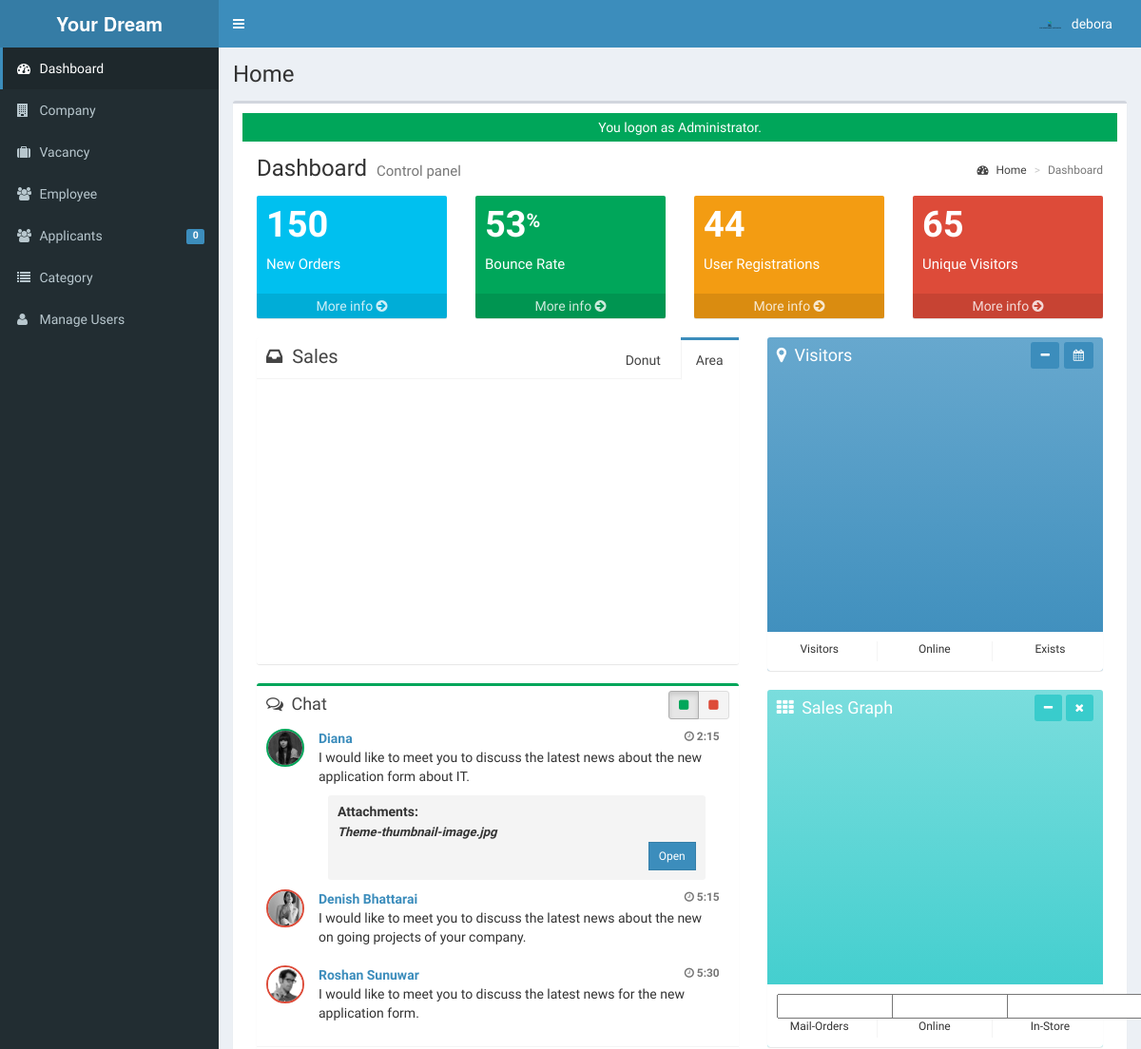
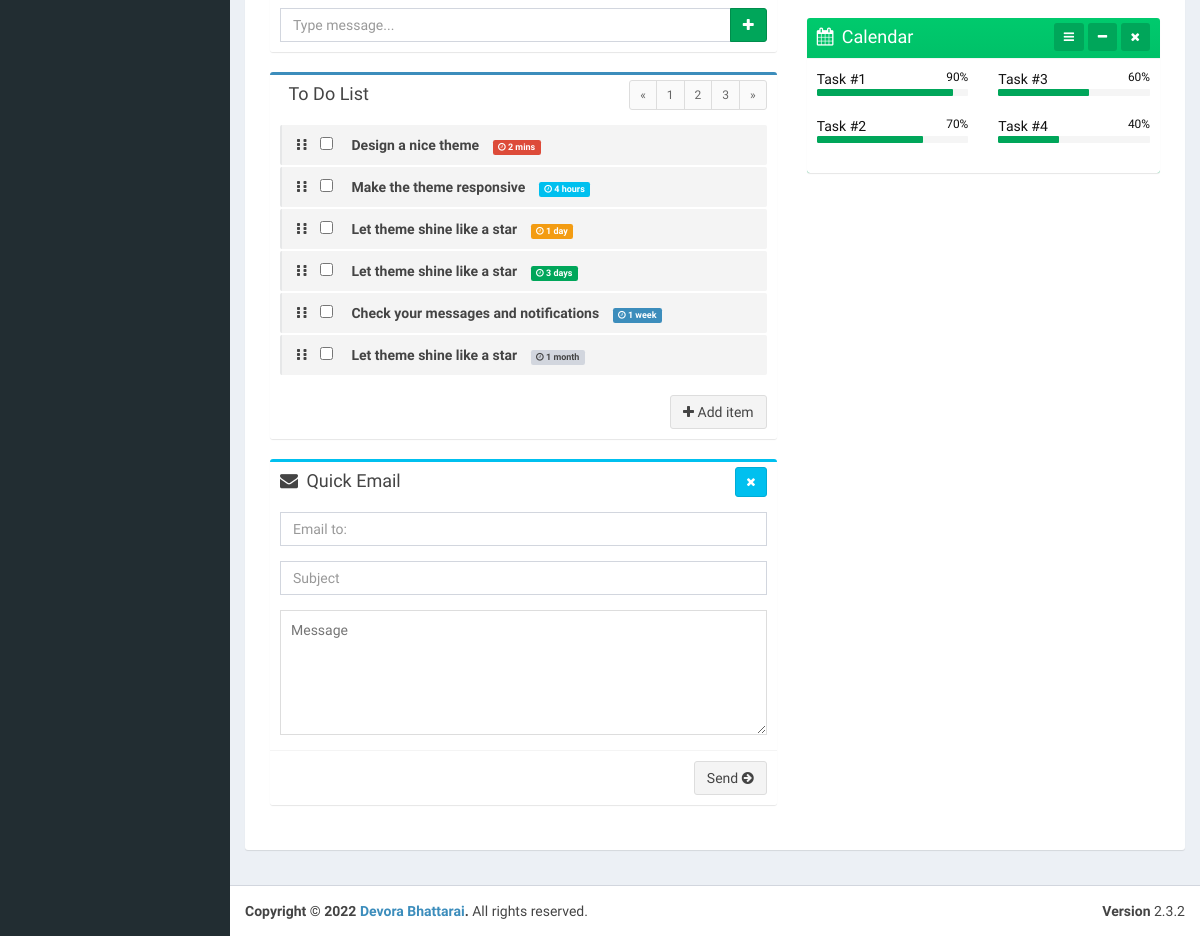
Page /admin/index.php (signed in) on the committed database (2 pictures, top to bottom).
### tables this page shows
CREATE TABLE `tblusers` (
  `USERID` varchar(30) NOT NULL,
  `FULLNAME` varchar(40) NOT NULL,
  `USERNAME` varchar(90) NOT NULL,
  `PASS` varchar(90) NOT NULL,
  `ROLE` varchar(30) NOT NULL,
  `PICLOCATION` varchar(255) NOT NULL
);

### admin/index.php (called while the page is built, shortened)
<?php
require_once("../include/initialize.php");
$view = (isset($_GET['page']) && $_GET['page'] != '') ? $_GET['page'] : '';
switch ($view) {
  default :
      $title="Home";
}
require_once("theme/templates.php");
?>

### include/database.php (called while the page is built, shortened)
<?php
class Database {
	var $query = '';
	public $conn;
	public function open_connection() {
		try {
		$this->conn = new PDO("mysql:host=".server.";dbname=".database_name. "", user,pass);
		$this->conn->setAttribute(PDO::ATTR_ERRMODE, PDO::ERRMODE_EXCEPTION);
		}catch(PDOException $e){
			echo "Problem in database connection! Contact administrator!". $e->getMessage();
		}
	}
	function setQuery($sql='') {
		try {
		   $this->sql_string=$sql;
			$this->query = $this->conn->prepare($this->sql_string);
			$this->query->execute();
		  } catch (PDOException $e) {
		    echo "Failed to get query handle: " . $e->getMessage() . "\n";
		    exit;
		  }
	}
	function loadSingleResult() {
		$results = $this->query->fetch(PDO::FETCH_OBJ);
		return $results;
	}
}
$mydb = new Database();
?>

### include/accounts.php (called while the page is built, shortened)
<?php
require_once(LIB_PATH.DS.'database.php');
class User {
	protected static  $tblname = "tblusers";
	function single_user($id=""){
			global $mydb;
			$mydb->setQuery("SELECT * FROM ".self::$tblname."
				Where USERID= '{$id}' LIMIT 1");
			$cur = $mydb->loadSingleResult();
			return $cur;
	}
}
?>

### include/function.php (called while the page is built, shortened)
<?php
function currentpage(){
		$this_page = $_SERVER['SCRIPT_NAME'];
	    $bits = explode('/',$this_page);
		 return $bits[3];
	}
		?>

### admin/theme/templates.php (the view, shortened to what this page needs)
<!DOCTYPE html>
<html>
    <head>
        <link rel="stylesheet" href="<?php echo web_root;?>bootstrap/css/bootstrap.min.css">
        <link rel="stylesheet" href="<?php echo web_root;?>plugins/font-awesome/css/font-awesome.min.css">
        <link rel="stylesheet" href="<?php echo web_root;?>dist/css/AdminLTE.min.css">
        <link rel="stylesheet" href="<?php echo web_root;?>dist/css/skins/_all-skins.min.css">
        <link rel="stylesheet" href="<?php echo web_root;?>plugins/iCheck/flat/blue.css">
        <link rel="stylesheet" href="<?php echo web_root;?>plugins/morris/morris.css">
        <link rel="stylesheet" href="<?php echo web_root;?>plugins/jvectormap/jquery-jvectormap-1.2.2.css">
        <link href="<?php echo web_root; ?>plugins/datepicker/bootstrap-datetimepicker.min.css" rel="stylesheet" media="screen">
        <link rel="stylesheet" href="<?php echo web_root;?>plugins/dataTables/jquery.dataTables.min.css">
        <link rel="stylesheet" href="<?php echo web_root;?>plugins/bootstrap-wysihtml5/bootstrap3-wysihtml5.min.css">
    </head>
 <body class="hold-transition skin-blue fixed sidebar-mini">
<div class="wrapper">
  <header class="main-header">
    <a href="<?php echo web_root;?>/admin/" class="logo">
      <span class="logo-lg"><b>Your Dream</b></span>
    </a>
    <nav class="navbar navbar-static-top" role="navigation">
      <a href="#" class="sidebar-toggle" data-toggle="offcanvas" role="button">
      </a>
      <div class="navbar-custom-menu">
        <ul class="nav navbar-nav">
          <?php
              $user = New User();
              $singleuser = $user->single_user($_SESSION['ADMIN_USERID']);
          ?>
          <li class="dropdown user user-menu" style="padding-right: 15px;"  >
            <a href="#" class="dropdown-toggle" data-toggle="dropdown">
              <img src="<?php echo web_root.'admin/user/'. $singleuser->PICLOCATION;?>" class="user-image" alt="User Image">
              <span class="hidden-xs"><?php echo $singleuser->FULLNAME; ?></span>
            </a>
          </li>
        </ul>
      </div>
    </nav>
  </header>
  <aside class="main-sidebar">
    <section class="sidebar">
      <ul class="sidebar-menu">
        <li  class="<?php echo (currentpage() == 'index.php') ? "active" : false;?>" >
          <a href="<?php echo web_root ;?>admin/">
            <i class="fa fa-dashboard"></i> <span>Dashboard</span>
          </a>
        </li>
        <li class="<?php echo (currentpage() == 'company') ? "active" : false;?>" >
          <a href="<?php echo web_root ;?>admin/company/">
            <i class="fa fa-building"></i> <span>Company</span>
          </a>
        </li>
        <li class="<?php echo (currentpage() == 'vacancy') ? "active" : false;?>" >
          <a href="<?php echo web_root ;?>admin/vacancy/">
            <i class="fa fa-suitcase"></i> <span>Vacancy</span>
          </a>
        </li>
        <li class="<?php echo (currentpage() == 'employee') ? "active" : false;?>" >
          <a href="<?php echo web_root ;?>admin/employee/">
            <i class="fa fa-users"></i> <span>Employee</span>
          </a>
        </li>
        <li class="<?php echo (currentpage() == 'applicants') ? "active" : false;?>" >
          <a href="<?php echo web_root ;?>admin/applicants/">
            <i class="fa fa-users"></i> <span>Applicants</span>
            <span class="label label-primary pull-right">
              <?php
                $sql = "SELECT count(*) as 'APPL' FROM `tbljobregistration` WHERE `PENDINGAPPLICATION`=1";
                $mydb->setQuery($sql);
                $pending = $mydb->loadSingleResult();
                echo $pending->APPL;
              ?>
            </span>
          </a>
        </li>
        <li class="<?php echo (currentpage() == 'category') ? "active" : false;?>" >
          <a href="<?php echo web_root ;?>admin/category/">
            <i class="fa fa-list"></i> <span>Category</span>
          </a>
        </li>
         <li class="<?php echo (currentpage() == 'user') ? "active" : false;?>">
          <a href="<?php echo web_root; ?>admin/user/">
            <i class="fa fa-user"></i> <span>Manage Users</span> </a>
        </li>
      </ul>
    </section>
  </aside>
  <div class="content-wrapper">
  <section class="content-header">
      <h1>
        <?php echo isset($title) ? $title : ''; ?>
      </h1>
      <ol class="breadcrumb">
      </ol>
    </section>
         <section class="content">
          <div class="row">
            <div class="col-xs-12">
              <div class="box">
                <div class="box-body">
             </div>
             </div>
           </div>
         </div>
         </section>
 </div>
  <footer class="main-footer">
    <div class="pull-right hidden-xs">
      <b>Version</b> 2.3.2
    </div>
    <strong>Copyright &copy; 2022 <a href="#">Devora Bhattarai</a>.</strong> All rights
    reserved.
  </footer>
    </body>
</html>

### rows in the picture
tblusers: PICLOCATION (picture), FULLNAME "debora"

### other values in the picture
$pending->APPL "0"
$title "Home"
$_SESSION['message'] "You logon as Administrator."
